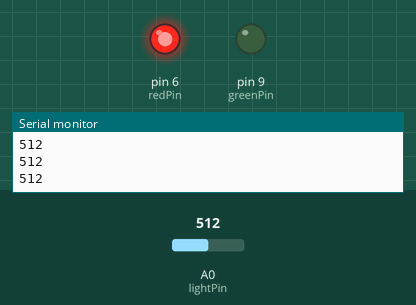
Simulated run of this sketch. Board: Arduino Uno, built with avr-gcc and run on an emulated ATmega328P. Parts: output pins drawn as LEDs (lit = HIGH), the last lines printed to the serial monitor. The inputs (shaded band) are chosen by the test bench; at power-on: A0 (lightPin) = 512.

Above: at 1.2 s.
1.3 s: A0 (lightPin) set to 683
2.9 s: A0 (lightPin) set to 711
At 4.0 s:
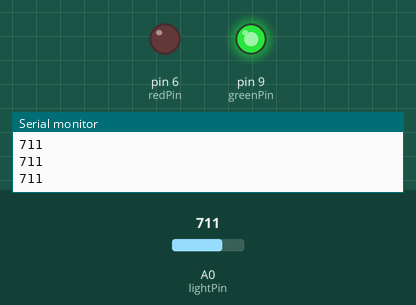
4.7 s: A0 (lightPin) set to 690
At 6.0 s:
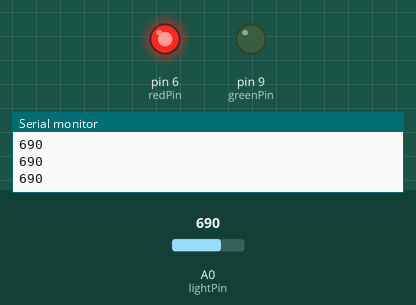
6.5 s: A0 (lightPin) set to 710
At 8.0 s:
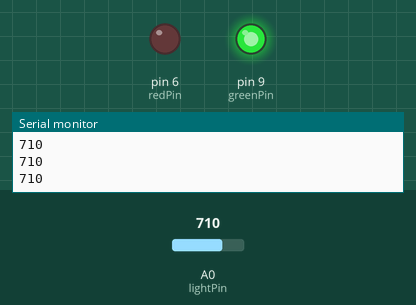
Timing chart, 0 to 9.2 s (numbered marks = the images above; inputs shaded):
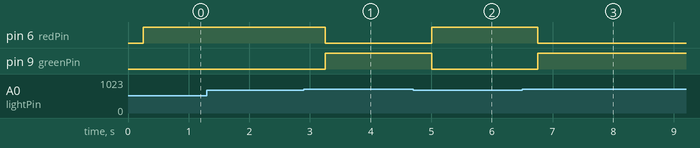

Measured:
- the behaviour switches between 699 and 700 on A0 (lightPin) (found by bisection; images 0 and 1)
- after the input at 2.9 s, pin 6 (redPin): HIGH → LOW after 0.35 s; pin 9 (greenPin): LOW → HIGH after 0.35 s
- after the input at 4.7 s, pin 6 (redPin): LOW → HIGH after 0.31 s; pin 9 (greenPin): HIGH → LOW after 0.31 s
- after the input at 6.5 s, pin 6 (redPin): HIGH → LOW after 0.26 s; pin 9 (greenPin): LOW → HIGH after 0.26 s

The sketch:

Tutorial25_Code.ino
```cpp
// Understanding Photoresistors and Photo Detectors
int lightPin = A0;
int lightVal;
int greenPin = 9;
int redPin = 6;
int dv = 250;

void setup() {
  // put your setup code here, to run once:
  pinMode(lightPin, INPUT);
  pinMode(greenPin, OUTPUT);
  pinMode(redPin, OUTPUT);
  Serial.begin(9600);
}

void loop() {
  // put your main code here, to run repeatedly:
  lightVal = analogRead(lightPin);
  Serial.println(lightVal);
  delay(dv);

  // change acording to your Room light
  if (lightVal >= 700) {
    digitalWrite(greenPin, HIGH);
    digitalWrite(redPin, LOW);
  }

  if (lightVal < 700) {
    digitalWrite(greenPin, LOW);
    digitalWrite(redPin, HIGH);
  }
}
```
